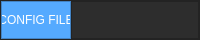
     <widget class="QFrame" name="TopFrame">
      <property name="maximumSize">
       <size>
        <width>16777215</width>
        <height>40</height>
       </size>
      </property>
      <property name="palette">
       <palette>
        <active>
         <colorrole role="WindowText">
          <brush brushstyle="SolidPattern">
           <color alpha="255">
            <red>255</red>
            <green>255</green>
            <blue>255</blue>
           </color>
          </brush>
         </colorrole>
         <colorrole role="Button">
          <brush brushstyle="SolidPattern">
           <color alpha="255">
            <red>45</red>
            <green>45</green>
            <blue>45</blue>
           </color>
          </brush>
         </colorrole>
         <colorrole role="Text">
          <brush brushstyle="SolidPattern">
           <color alpha="255">
            <red>255</red>
            <green>255</green>
            <blue>255</blue>
           </color>
          </brush>
         </colorrole>
         <colorrole role="ButtonText">
          <brush brushstyle="SolidPattern">
           <color alpha="255">
            <red>255</red>
            <green>255</green>
            <blue>255</blue>
           </color>
          </brush>
         </colorrole>
         <colorrole role="Base">
          <brush brushstyle="SolidPattern">
           <color alpha="255">
            <red>45</red>
            <green>45</green>
            <blue>45</blue>
           </color>
          </brush>
         </colorrole>
         <colorrole role="Window">
          <brush brushstyle="SolidPattern">
           <color alpha="255">
            <red>45</red>
            <green>45</green>
            <blue>45</blue>
           </color>
          </brush>
         </colorrole>
         <colorrole role="PlaceholderText">
          <brush brushstyle="SolidPattern">
           <color alpha="128">
            <red>255</red>
            <green>255</green>
            <blue>255</blue>
           </color>
          </brush>
         </colorrole>
        </active>
        <inactive>
         <colorrole role="WindowText">
          <brush brushstyle="SolidPattern">
           <color alpha="255">
            <red>255</red>
            <green>255</green>
            <blue>255</blue>
           </color>
          </brush>
         </colorrole>
         <colorrole role="Button">
          <brush brushstyle="SolidPattern">
           <color alpha="255">
            <red>45</red>
            <green>45</green>
            <blue>45</blue>
           </color>
          </brush>
         </colorrole>
         <colorrole role="Text">
          <brush brushstyle="SolidPattern">
           <color alpha="255">
            <red>255</red>
            <green>255</green>
            <blue>255</blue>
           </color>
          </brush>
         </colorrole>
         <colorrole role="ButtonText">
          <brush brushstyle="SolidPattern">
           <color alpha="255">
            <red>255</red>
            <green>255</green>
            <blue>255</blue>
           </color>
          </brush>
         </colorrole>
         <colorrole role="Base">
          <brush brushstyle="SolidPattern">
           <color alpha="255">
            <red>45</red>
            <green>45</green>
            <blue>45</blue>
           </color>
          </brush>
         </colorrole>
         <colorrole role="Window">
          <brush brushstyle="SolidPattern">
           <color alpha="255">
            <red>45</red>
            <green>45</green>
            <blue>45</blue>
           </color>
          </brush>
         </colorrole>
         <colorrole role="PlaceholderText">
          <brush brushstyle="SolidPattern">
           <color alpha="128">
            <red>255</red>
            <green>255</green>
            <blue>255</blue>
           </color>
          </brush>
         </colorrole>
        </inactive>
        <disabled>
         <colorrole role="WindowText">
          <brush brushstyle="SolidPattern">
           <color alpha="255">
            <red>255</red>
            <green>255</green>
            <blue>255</blue>
           </color>
          </brush>
         </colorrole>
         <colorrole role="Button">
          <brush brushstyle="SolidPattern">
           <color alpha="255">
            <red>45</red>
            <green>45</green>
            <blue>45</blue>
           </color>
          </brush>
         </colorrole>
         <colorrole role="Text">
          <brush brushstyle="SolidPattern">
           <color alpha="255">
            <red>255</red>
            <green>255</green>
            <blue>255</blue>
           </color>
          </brush>
         </colorrole>
         <colorrole role="ButtonText">
          <brush brushstyle="SolidPattern">
           <color alpha="255">
            <red>255</red>
            <green>255</green>
            <blue>255</blue>
           </color>
          </brush>
         </colorrole>
         <colorrole role="Base">
          <brush brushstyle="SolidPattern">
           <color alpha="255">
            <red>45</red>
            <green>45</green>
            <blue>45</blue>
           </color>
          </brush>
         </colorrole>
         <colorrole role="Window">
          <brush brushstyle="SolidPattern">
           <color alpha="255">
            <red>45</red>
            <green>45</green>
            <blue>45</blue>
           </color>
          </brush>
         </colorrole>
         <colorrole role="PlaceholderText">
          <brush brushstyle="SolidPattern">
           <color alpha="128">
            <red>255</red>
            <green>255</green>
            <blue>255</blue>
           </color>
          </brush>
         </colorrole>
        </disabled>
       </palette>
      </property>
      <property name="frameShape">
       <enum>QFrame::StyledPanel</enum>
      </property>
      <property name="frameShadow">
       <enum>QFrame::Raised</enum>
      </property>
      <layout class="QHBoxLayout" name="horizontalLayout_2">
       <property name="spacing">
        <number>0</number>
       </property>
       <property name="leftMargin">
        <number>0</number>
       </property>
       <property name="topMargin">
        <number>0</number>
       </property>
       <property name="rightMargin">
        <number>0</number>
       </property>
       <property name="bottomMargin">
        <number>0</number>
       </property>
       <item>
        <widget class="QFrame" name="NavBar">
         <property name="minimumSize">
          <size>
           <width>0</width>
           <height>0</height>
          </size>
         </property>
         <property name="maximumSize">
          <size>
           <width>70</width>
           <height>40</height>
          </size>
         </property>
         <property name="styleSheet">
          <string notr="true">background-color: rgb(85, 170, 255);</string>
         </property>
         <property name="frameShape">
          <enum>QFrame::StyledPanel</enum>
         </property>
         <property name="frameShadow">
          <enum>QFrame::Raised</enum>
         </property>
         <layout class="QVBoxLayout" name="verticalLayout_8">
          <property name="spacing">
           <number>0</number>
          </property>
          <property name="leftMargin">
           <number>0</number>
          </property>
          <property name="topMargin">
           <number>0</number>
          </property>
          <property name="rightMargin">
           <number>0</number>
          </property>
          <property name="bottomMargin">
           <number>0</number>
          </property>
          <item>
           <widget class="QPushButton" name="pushButton_4">
            <property name="sizePolicy">
             <sizepolicy hsizetype="Expanding" vsizetype="Expanding">
              <horstretch>0</horstretch>
              <verstretch>0</verstretch>
             </sizepolicy>
            </property>
            <property name="palette">
             <palette>
              <active>
               <colorrole role="WindowText">
                <brush brushstyle="SolidPattern">
                 <color alpha="255">
                  <red>255</red>
                  <green>255</green>
                  <blue>255</blue>
                 </color>
                </brush>
               </colorrole>
               <colorrole role="Button">
                <brush brushstyle="SolidPattern">
                 <color alpha="255">
                  <red>85</red>
                  <green>170</green>
                  <blue>255</blue>
                 </color>
                </brush>
               </colorrole>
               <colorrole role="Text">
                <brush brushstyle="SolidPattern">
                 <color alpha="255">
                  <red>255</red>
                  <green>255</green>
                  <blue>255</blue>
                 </color>
                </brush>
               </colorrole>
               <colorrole role="ButtonText">
                <brush brushstyle="SolidPattern">
                 <color alpha="255">
                  <red>255</red>
                  <green>255</green>
                  <blue>255</blue>
                 </color>
                </brush>
               </colorrole>
               <colorrole role="Base">
                <brush brushstyle="SolidPattern">
                 <color alpha="255">
                  <red>85</red>
                  <green>170</green>
                  <blue>255</blue>
                 </color>
                </brush>
               </colorrole>
               <colorrole role="Window">
                <brush brushstyle="SolidPattern">
                 <color alpha="255">
                  <red>85</red>
                  <green>170</green>
                  <blue>255</blue>
                 </color>
                </brush>
               </colorrole>
               <colorrole role="PlaceholderText">
                <brush brushstyle="SolidPattern">
                 <color alpha="128">
                  <red>255</red>
                  <green>255</green>
                  <blue>255</blue>
                 </color>
                </brush>
               </colorrole>
              </active>
              <inactive>
               <colorrole role="WindowText">
                <brush brushstyle="SolidPattern">
                 <color alpha="255">
                  <red>255</red>
                  <green>255</green>
                  <blue>255</blue>
                 </color>
                </brush>
               </colorrole>
               <colorrole role="Button">
                <brush brushstyle="SolidPattern">
                 <color alpha="255">
                  <red>85</red>
                  <green>170</green>
                  <blue>255</blue>
                 </color>
                </brush>
               </colorrole>
               <colorrole role="Text">
                <brush brushstyle="SolidPattern">
                 <color alpha="255">
                  <red>255</red>
                  <green>255</green>
                  <blue>255</blue>
                 </color>
                </brush>
               </colorrole>
               <colorrole role="ButtonText">
                <brush brushstyle="SolidPattern">
                 <color alpha="255">
                  <red>255</red>
                  <green>255</green>
                  <blue>255</blue>
                 </color>
                </brush>
               </colorrole>
               <colorrole role="Base">
                <brush brushstyle="SolidPattern">
                 <color alpha="255">
                  <red>85</red>
                  <green>170</green>
                  <blue>255</blue>
                 </color>
                </brush>
               </colorrole>
               <colorrole role="Window">
                <brush brushstyle="SolidPattern">
                 <color alpha="255">
                  <red>85</red>
                  <green>170</green>
                  <blue>255</blue>
                 </color>
                </brush>
               </colorrole>
               <colorrole role="PlaceholderText">
                <brush brushstyle="SolidPattern">
                 <color alpha="128">
                  <red>255</red>
                  <green>255</green>
                  <blue>255</blue>
                 </color>
                </brush>
               </colorrole>
              </inactive>
              <disabled>
               <colorrole role="WindowText">
                <brush brushstyle="SolidPattern">
                 <color alpha="255">
                  <red>255</red>
                  <green>255</green>
                  <blue>255</blue>
                 </color>
                </brush>
               </colorrole>
               <colorrole role="Button">
                <brush brushstyle="SolidPattern">
                 <color alpha="255">
                  <red>85</red>
                  <green>170</green>
                  <blue>255</blue>
                 </color>
                </brush>
               </colorrole>
               <colorrole role="Text">
                <brush brushstyle="SolidPattern">
                 <color alpha="255">
                  <red>255</red>
                  <green>255</green>
                  <blue>255</blue>
                 </color>
                </brush>
               </colorrole>
               <colorrole role="ButtonText">
                <brush brushstyle="SolidPattern">
                 <color alpha="255">
                  <red>255</red>
                  <green>255</green>
                  <blue>255</blue>
                 </color>
                </brush>
               </colorrole>
               <colorrole role="Base">
                <brush brushstyle="SolidPattern">
                 <color alpha="255">
                  <red>85</red>
                  <green>170</green>
                  <blue>255</blue>
                 </color>
                </brush>
               </colorrole>
               <colorrole role="Window">
                <brush brushstyle="SolidPattern">
                 <color alpha="255">
                  <red>85</red>
                  <green>170</green>
                  <blue>255</blue>
                 </color>
                </brush>
               </colorrole>
               <colorrole role="PlaceholderText">
                <brush brushstyle="SolidPattern">
                 <color alpha="128">
                  <red>255</red>
                  <green>255</green>
                  <blue>255</blue>
                 </color>
                </brush>
               </colorrole>
              </disabled>
             </palette>
            </property>
            <property name="styleSheet">
             <string notr="true">color: rgb(255, 255, 255);
border: 0px solid;</string>
            </property>
            <property name="text">
             <string>CONFIG FILE</string>
            </property>
           </widget>
          </item>
         </layout>
        </widget>
       </item>
       <item>
        <widget class="QFrame" name="frame_2">
         <property name="palette">
          <palette>
           <active>
            <colorrole role="WindowText">
             <brush brushstyle="SolidPattern">
              <color alpha="255">
               <red>255</red>
               <green>255</green>
               <blue>255</blue>
              </color>
             </brush>
            </colorrole>
            <colorrole role="Button">
             <brush brushstyle="SolidPattern">
              <color alpha="255">
               <red>45</red>
               <green>45</green>
               <blue>45</blue>
              </color>
             </brush>
            </colorrole>
            <colorrole role="Text">
             <brush brushstyle="SolidPattern">
              <color alpha="255">
               <red>255</red>
               <green>255</green>
               <blue>255</blue>
              </color>
             </brush>
            </colorrole>
            <colorrole role="ButtonText">
             <brush brushstyle="SolidPattern">
              <color alpha="255">
               <red>255</red>
               <green>255</green>
               <blue>255</blue>
              </color>
             </brush>
            </colorrole>
            <colorrole role="Base">
             <brush brushstyle="SolidPattern">
              <color alpha="255">
               <red>45</red>
               <green>45</green>
               <blue>45</blue>
              </color>
             </brush>
            </colorrole>
            <colorrole role="Window">
             <brush brushstyle="SolidPattern">
              <color alpha="255">
               <red>45</red>
               <green>45</green>
               <blue>45</blue>
              </color>
             </brush>
            </colorrole>
            <colorrole role="PlaceholderText">
             <brush brushstyle="SolidPattern">
              <color alpha="128">
               <red>255</red>
               <green>255</green>
               <blue>255</blue>
              </color>
             </brush>
            </colorrole>
           </active>
           <inactive>
            <colorrole role="WindowText">
             <brush brushstyle="SolidPattern">
              <color alpha="255">
               <red>255</red>
               <green>255</green>
               <blue>255</blue>
              </color>
             </brush>
            </colorrole>
            <colorrole role="Button">
             <brush brushstyle="SolidPattern">
              <color alpha="255">
               <red>45</red>
               <green>45</green>
               <blue>45</blue>
              </color>
             </brush>
            </colorrole>
            <colorrole role="Text">
             <brush brushstyle="SolidPattern">
              <color alpha="255">
               <red>255</red>
               <green>255</green>
               <blue>255</blue>
              </color>
             </brush>
            </colorrole>
            <colorrole role="ButtonText">
             <brush brushstyle="SolidPattern">
              <color alpha="255">
               <red>255</red>
               <green>255</green>
               <blue>255</blue>
              </color>
             </brush>
            </colorrole>
            <colorrole role="Base">
             <brush brushstyle="SolidPattern">
              <color alpha="255">
               <red>45</red>
               <green>45</green>
               <blue>45</blue>
              </color>
             </brush>
            </colorrole>
            <colorrole role="Window">
             <brush brushstyle="SolidPattern">
              <color alpha="255">
               <red>45</red>
               <green>45</green>
               <blue>45</blue>
              </color>
             </brush>
            </colorrole>
            <colorrole role="PlaceholderText">
             <brush brushstyle="SolidPattern">
              <color alpha="128">
               <red>255</red>
               <green>255</green>
               <blue>255</blue>
              </color>
             </brush>
            </colorrole>
           </inactive>
           <disabled>
            <colorrole role="WindowText">
             <brush brushstyle="SolidPattern">
              <color alpha="255">
               <red>255</red>
               <green>255</green>
               <blue>255</blue>
              </color>
             </brush>
            </colorrole>
            <colorrole role="Button">
             <brush brushstyle="SolidPattern">
              <color alpha="255">
               <red>45</red>
               <green>45</green>
               <blue>45</blue>
              </color>
             </brush>
            </colorrole>
            <colorrole role="Text">
             <brush brushstyle="SolidPattern">
              <color alpha="255">
               <red>255</red>
               <green>255</green>
               <blue>255</blue>
              </color>
             </brush>
            </colorrole>
            <colorrole role="ButtonText">
             <brush brushstyle="SolidPattern">
              <color alpha="255">
               <red>255</red>
               <green>255</green>
               <blue>255</blue>
              </color>
             </brush>
            </colorrole>
            <colorrole role="Base">
             <brush brushstyle="SolidPattern">
              <color alpha="255">
               <red>45</red>
               <green>45</green>
               <blue>45</blue>
              </color>
             </brush>
            </colorrole>
            <colorrole role="Window">
             <brush brushstyle="SolidPattern">
              <color alpha="255">
               <red>45</red>
               <green>45</green>
               <blue>45</blue>
              </color>
             </brush>
            </colorrole>
            <colorrole role="PlaceholderText">
             <brush brushstyle="SolidPattern">
              <color alpha="128">
               <red>255</red>
               <green>255</green>
               <blue>255</blue>
              </color>
             </brush>
            </colorrole>
           </disabled>
          </palette>
         </property>
         <property name="frameShape">
          <enum>QFrame::StyledPanel</enum>
         </property>
         <property name="frameShadow">
          <enum>QFrame::Raised</enum>
         </property>
        </widget>
       </item>
      </layout>
     </widget>
